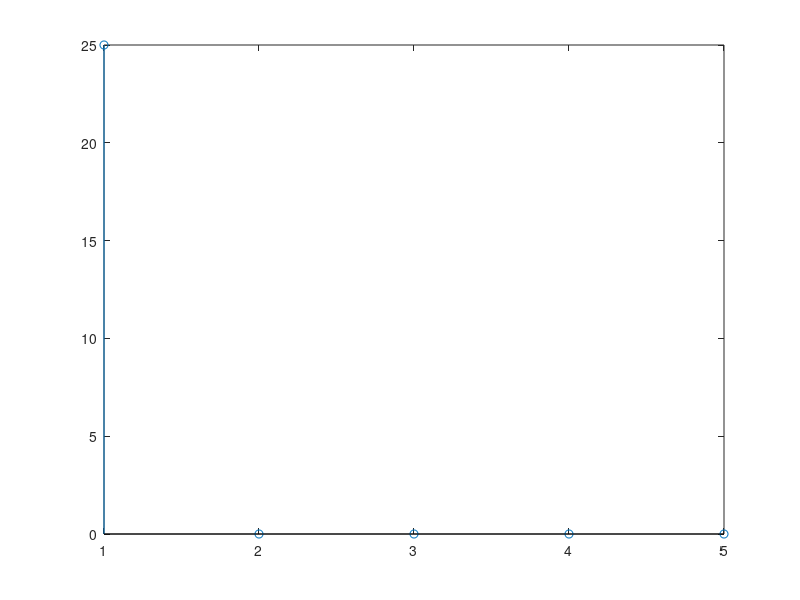

Source code (MATLAB):
% Circular Convolution Method 2
clear all
close all
a=input('Enter sequence a=');
b=input('Enter sequence b=');
N=input('Enter period N=');
m=length(a);
n=length(b);
if m<N
    a=[a zeros(1,N-m)];
elseif m>N
    for i=N+1:m
        k=mod(i,N);
        if k==0
            k=N;
        end
        a(k)=a(k)+a(i);
    end
    a=a(1:N);
end
if n<N
    b=[b zeros(1,N-n)];
elseif n>N
    for i=N+1:n
        k=mod(i,N);
        if k==0
            k=N;
        end
        b(k)=b(k)+b(i);
    end
    b=b(1:N);
end
b=[b(1) fliplr(b(2:N))];
c=zeros(1,N);
for i=1:N
    for j=1:N
        c(i)=c(i)+a(j)*b(j);
    end
    b=circshift(b,[0 1]);
end
disp(c)
stem(c)